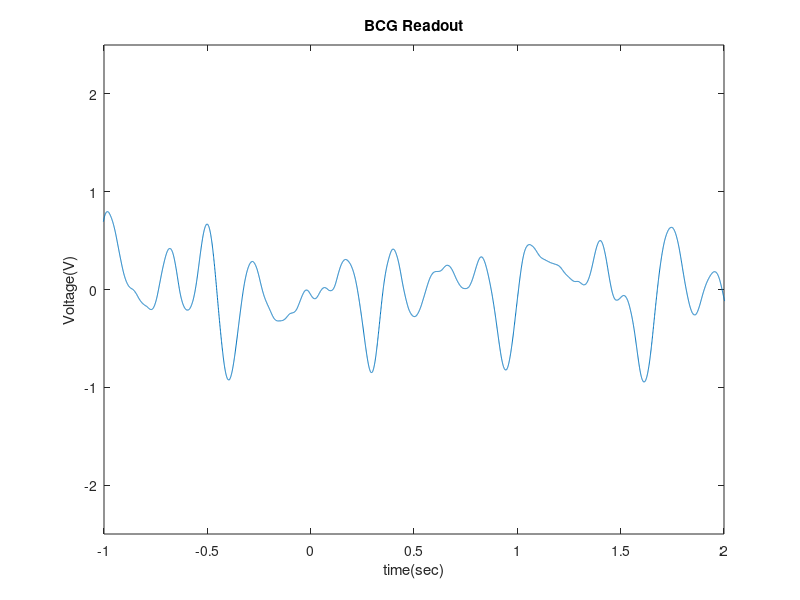

Reproduce this figure in MATLAB.

data = load("BCG4.csv");
time = data(:,1);
Voltage = data(:,3);

plot(time, Voltage);
xlabel("time(sec)");
ylabel("Voltage(V)");
title("BCG Readout");
xlim([-1,2])
ylim([-2.5,2.5]);
%{
figure;
data4 = load("BCGBode.csv");
time = data4(:,1);
Voltage = data4(:,2);

semilogx(time, Voltage);
xlabel("time(sec)");
ylabel("Voltage(V)");
title("Band Pass Filter Bode Plot");
xlim([.2,100]);

figure;
data4 = load("BCGBode2.csv");
time = data4(:,1);
Voltage = data4(:,3);

semilogx(time, Voltage);
xlabel("time(sec)");
ylabel("Voltage(V)");
title("Sallen-Key Bode Plot");
xlim([1,10]);
%}